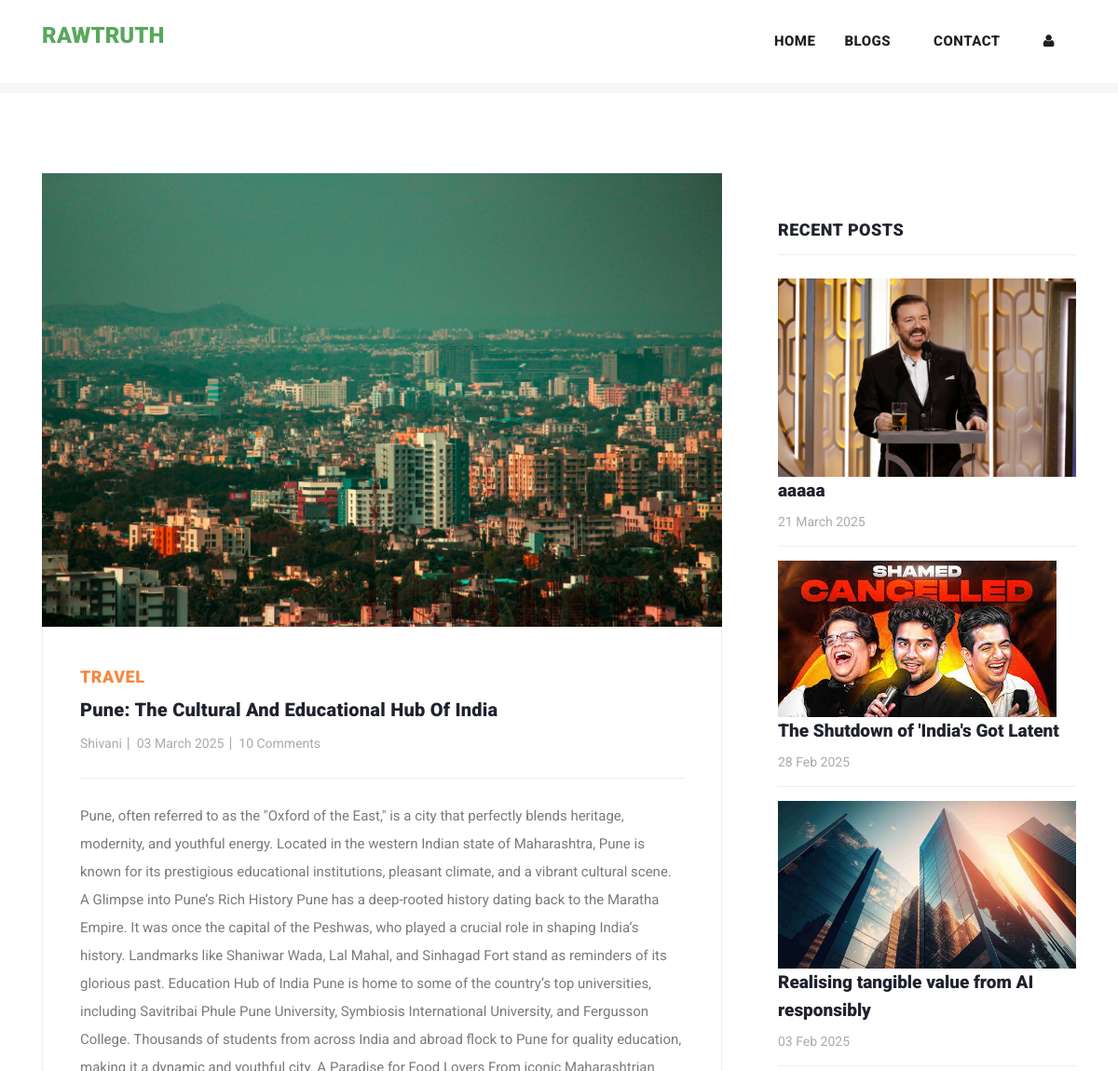
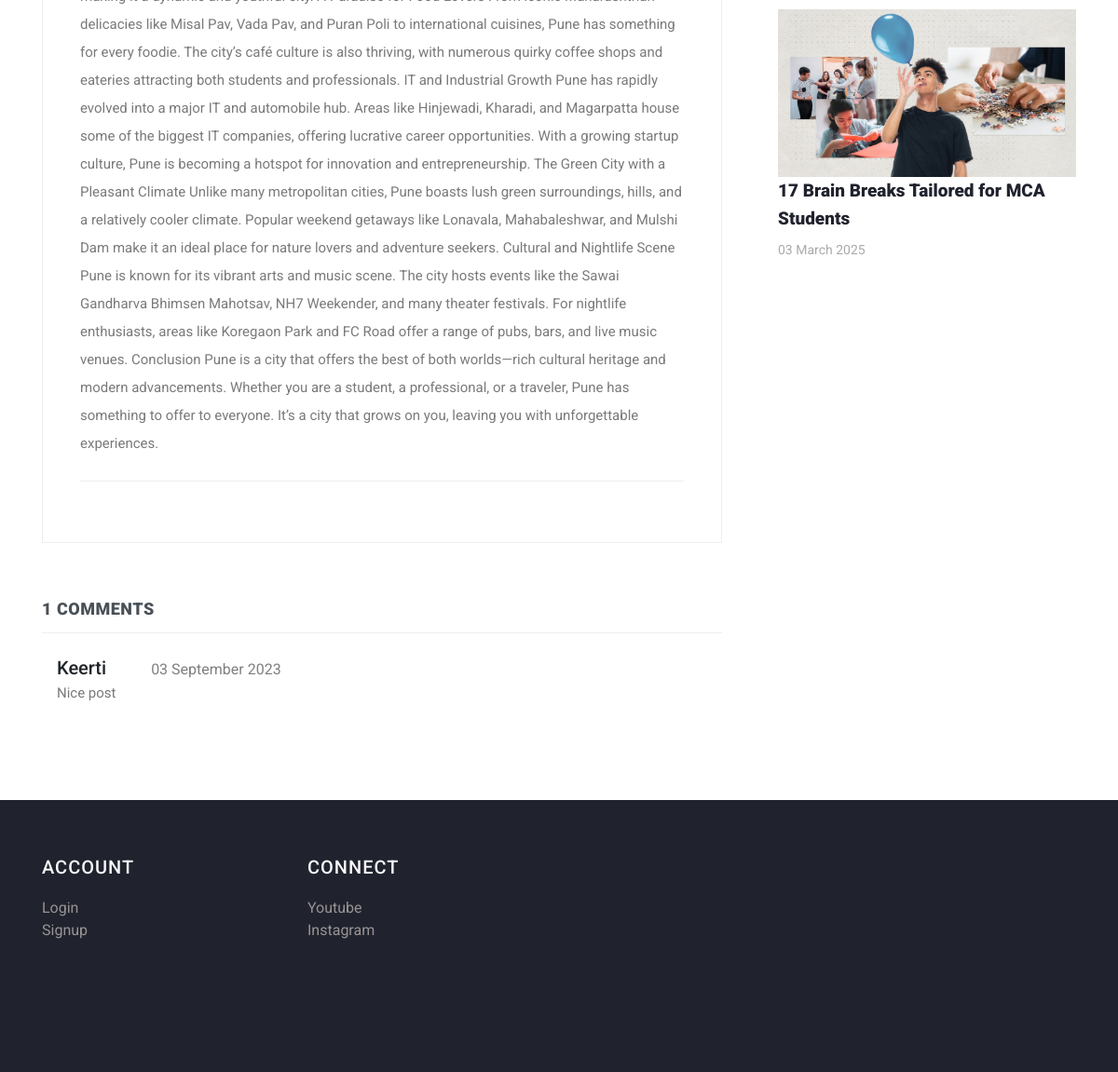
The page /post/18 on the database its author committed (2 pictures, top to bottom).
### myapp/models.py (models this page shows, shortened)
class Post(models.Model):
    postname = models.CharField(max_length=600)
    category = models.CharField(max_length=600)
    image = models.ImageField(upload_to='images/posts',blank=True,null=True)
    content = models.CharField(max_length=100000)
    time = models.CharField(default=time,max_length=100, blank=True)
    likes = models.IntegerField(null=True,blank=True,default=0)
    user = models.ForeignKey(User,on_delete=models.CASCADE)

class Comment(models.Model):
    content = models.CharField(max_length=200)
    time = models.CharField(default=time,max_length=100, blank=True)
    post = models.ForeignKey(Post,on_delete=models.CASCADE)
    user = models.ForeignKey(User,on_delete=models.CASCADE)

### myapp/views.py (the view)
# urls.py: path("post/<int:id>",views.post,name="post"),
def post(request,id):
    post = Post.objects.get(id=id)
    return render(request,"post-details.html",{
        "user":request.user,
        'post':Post.objects.get(id=id),
        'recent_posts':Post.objects.all().order_by("-id"),
        'media_url':settings.MEDIA_URL,
        'comments':Comment.objects.filter(post_id = post.id),
        'total_comments': len(Comment.objects.filter(post_id = post.id))
    })

### templates/post-details.html (shortened to what this page needs)
{% load static %}
<!DOCTYPE html>
<html lang="en">
  <head>
    <link href="https://cdn.jsdelivr.net/npm/bootstrap@5.3.0-alpha3/dist/css/bootstrap.min.css" rel="stylesheet">
    <link href="{% static 'vendor/bootstrap/css/bootstrap.min.css' %}" rel="stylesheet">
    <link rel="stylesheet" href="{% static 'assets/css/fontawesome.css' %}">
    <link rel="stylesheet" href="{% static 'assets/css/templatemo-stand-blog.css' %}">
    <link rel="stylesheet" href="{% static 'assets/css/owl.css' %}">
  </head>
  <body>
    {%include 'header.html'%}
    <section class="blog-posts grid-system">
      <div class="container">
        <div class="row">
          <div class="col-lg-8">
            <div class="all-blog-posts">
              <div class="row">
                <div class="col-lg-12">
                  <div class="blog-post">
                    <div class="blog-thumb">
                      <img src="{{media_url}}{{post.image}}" alt="post_image">
                    </div>
                    <div class="down-content">
                      <span>{{post.category}}</span>
                      <a><h4>{{post.postname}}</h4></a>
                      <ul class="post-info">
                        <li><a href="#">{{post.user}}</a></li>
                        <li><a href="#">{{post.time}}</a></li>
                        <li><a href="#">10 Comments</a></li>
                      </ul>
                      <p>{{post.content}}</p>
                    </div>
                  </div>
                </div>
                <div class="col-lg-12">
                  <div class="sidebar-item comments">
                    <div class="sidebar-heading">
                      <h2 class="text-dark-emphasis">{{total_comments}} comments</h2>
                    </div>
                    <div class="content">
                      <ul>
                        {% for comment in comments %}
                        <li style="display: block;">
                          <div class="ps-3">
                            <h5>{{comment.user}}<span class="small text-black-50 px-5 text-danger">{{comment.time}}</span>
                            </h5>
                            <p>{{comment.content}}</p>
                          </div>
                        </li>
                        {% endfor %}
                      </ul>
                    </div>
                  </div>
                </div>
              </div>
            </div>
          </div>
          <div class="col-lg-4">
            <div class="sidebar">
              <div class="row">
                <div class="col-lg-12">
                  <div class="sidebar-item recent-posts">
                    <div class="sidebar-heading">
                      <h2>Recent Posts</h2>
                    </div>
                    <div class="content">
                      <ul>
                        {% for post in recent_posts|slice:"0:4" %}
                        <li>
                          <img src="{{media_url}}{{post.image}}" class="img-fluid" alt="">
                          <a href="post-details.html">
                            <a href="{% url 'post' post.id %}" class="text-decoration-none text-dark"><h5>{{post.postname}}</h5></a>
                          <span>{{post.time}}</span>
                        </a></li>
                        {% endfor %}
                      </ul>
                    </div>
                  </div>
                </div>
              </div>
            </div>
          </div>
        </div>
      </div>
    </section>
   {% include "footer.html" %}
  </body>
</html>

### templates/header.html (shortened to what this page needs)
<header class="">
  <nav class="navbar navbar-expand-lg bg-white">
    <div class="container">
      <a class="navbar-brand" href="{% url 'index' %}">
        <h2><span style="color: rgb(88, 168, 93);">RawTruth</span></h2>
      </a>
      <div class="collapse navbar-collapse" id="navbarResponsive">
        <ul class="navbar-nav ml-auto">
          <li>
            <a class="nav-link" href="{% url 'index' %}">Home
            </a>
          </li>
          <li class="nav-item">
            <a class="nav-link" href="{% url 'blog' %}">Blogs</a>
          </li>
          <li class="nav-item">
            <a class="nav-link" href="{% url 'contact' %}">Contact</a>
          </li>
          {% if user.is_authenticated %}
          <li class="nav-item">
            <a class="nav-link" href="{% url 'create' %}">Create</a>
          </li>
          <li class="nav-item">
            <a class="nav-link" href="{% url 'profile' user.id %}">Profile</a>
          </li>
          <li class="nav-item">
            <a class="nav-link text-primary" href="{% url 'logout' %}">Logout</a>
          </li>
          {% else %}
          <li class="nav-item">
            <a class="nav-link" href="{% url 'signin' %}"><i class="fa fa-user"></i></a>
          </li>
          {% endif %}
        </ul>
      </div>
    </div>
  </nav>
</header>
<div class="main-banner header-text">
  <div class="container-fluid">
    <div class="owl-banner owl-carousel">
    </div>
  </div>
</div>

### templates/footer.html (shortened to what this page needs)
<footer>
  <div class="container">
    <div class="row">
      <div class="col-lg-3 col-md-6 col-sm-12">
        <h4 class="text-light">ACCOUNT</h4>
        <ul>
          <li><a href="{% url 'signin' %}">Login</a></li>
          <li><a href="{% url 'signup' %}">Signup</a></li>
        </ul>
      </div>
      <div class="col-lg-3 col-md-6 col-sm-12">
        <h4 class="text-light">CONNECT</h4>
        <ul>
          <li><a href="https://www.youtube.com/@abhishekdadhel29">Youtube</a></li>
          <li><a href="https://www.instagram.com/abhishek_dadhel/">Instagram</a></li>
        </ul>
      </div>
    </div>
  </div>
  <div class="container mt-5">
    <div class="row">
      <div class="col-lg-12">
        <div class="p-3">
        </div>
      </div>
    </div>
  </div>
</footer>

### static/assets/css/templatemo-stand-blog.css (style rules this page uses)
body { font-family: 'Roboto', sans-serif; overflow-x: hidden; text-rendering: optimizeLegibility; -webkit-font-smoothing: antialiased; -moz-osx-font-smoothing: grayscale; }
p { margin-bottom: 0px; font-size: 15px; font-weight: 400; color: #7a7a7a; line-height: 30px; }
a { text-decoration: none!important; }
ul { padding: 0; margin: 0; list-style: none; }
h1,h2,h3,h4,h5,h6 { margin: 0px; }
header { position: absolute; z-index: 99999; width: 100%; height: 100px; background-color: #f7f7f7; -webkit-transition: all 0.3s ease-in-out 0s; -moz-transition: all 0.3s ease-in-out 0s; -o-transition: all 0.3s ease-in-out 0s; transition: all 0.3s ease-in-out 0s; }
header .navbar { padding: 25px 0px; }
.navbar .navbar-brand { float: left; margin-top: -12px; outline: none; }
.navbar .navbar-brand h2 { color: #1e1e1e; text-transform: uppercase; font-size: 24px; font-weight: 900; -webkit-transition: all .3s ease 0s; -moz-transition: all .3s ease 0s; -o-transition: all .3s ease 0s; transition: all .3s ease 0s; }
#navbarResponsive { z-index: 999; }
.navbar-collapse { text-align: center; }
.navbar .navbar-nav .nav-item { margin: 0px 15px; }
.navbar .navbar-nav a.nav-link { text-transform: capitalize; font-size: 15px; font-weight: 800; text-transform: uppercase; letter-spacing: 0.5px; color: #1e1e1e; transition: all 0.3s; }
.main-banner .container-fluid { padding: 0px 10px; margin-bottom: -24px; }
.owl-banner { padding-top: 110px; }
.blog-posts { margin-top: 100px; }
.blog-posts .blog-post { margin-bottom: 30px; }
.blog-posts .blog-thumb img { width: 100%; overflow: hidden; }
.blog-posts .down-content { padding: 40px; border-right: 1px solid #eee; border-left: 1px solid #eee; border-bottom: 1px solid #eee; }
.blog-posts .down-content span { font-size: 18px; text-transform: uppercase; letter-spacing: 0.5px; font-weight: 900; color: #f48840; }
.blog-posts .down-content h4 { font-size: 24px; text-transform: capitalize; letter-spacing: 0.5px; font-weight: 900; color: #20232e; margin: 10px 0px 12px 0px; }
.blog-posts .down-content ul.post-info li { display: inline-block; margin-right: 8px; }
.blog-posts .down-content ul.post-info li:after { content: '|'; color: #aaa; margin-left: 8px; }
.blog-posts .down-content h4 { font-size: 20px; letter-spacing: 0.25px; }
.grid-system .down-content ul.post-info li { margin-right: 3px; }
.grid-system .down-content ul.post-info li:after { margin-left: 5px; }
.blog-posts .down-content ul.post-info li:last-child::after { display: none; }
.blog-posts .down-content ul.post-info li a { font-size: 14px; color: #aaa; font-weight: 400; transition: all .3s; }
.blog-posts .down-content p { padding: 25px 0px; margin: 25px 0px; border-top: 1px solid #eee; border-bottom: 1px solid #eee; }
.blog-posts .sidebar-heading h2 { font-size: 18px; text-transform: uppercase; font-weight: 900; letter-spacing: 0.5px; color: #20232e; border-bottom: 1px solid #eee; padding-bottom: 15px; margin-bottom: 25px; }
.blog-posts .comments { margin-top: 30px; }
.blog-posts .comments ul li { display: inline-block; margin-bottom: 20px; padding-bottom: 20px; border-bottom: 1px solid #eee; }
.blog-posts .comments ul li:last-child { margin-bottom: 0px; padding-bottom: 0px; border-bottom: none; }
.sidebar { margin-left: 30px; }
.sidebar .sidebar-item { margin-top: 50px; }
.sidebar .sidebar-heading h2 { font-size: 18px; text-transform: uppercase; font-weight: 900; letter-spacing: 0.5px; color: #20232e; border-bottom: 1px solid #eee; padding-bottom: 15px; margin-bottom: 25px; }
.sidebar .recent-posts ul li { margin-bottom: 15px; padding-bottom: 15px; border-bottom: 1px solid #eee; }
.sidebar .recent-posts ul li:last-child { margin-bottom: 0px; padding-bottom: 0px; border-bottom: none; }
.sidebar .recent-posts ul li h5 { font-size: 19px; font-weight: 900; color: #20232e; line-height: 30px; transition: all 0.3s; }
.sidebar .recent-posts ul li span { display: block; font-size: 14px; color: #aaa; margin-top: 8px; }
footer { margin-top: 100px; text-align: center; background-color: #20232e; padding: 60px 0px; }

### templates/footer.html (style rules this page uses)
h4 { text-align: left; color: #dfdada; letter-spacing: 1px; margin-bottom: 20px; font-size: 20px; }
li { text-decoration: none; text-align: left; }
li a { color: rgb(153, 147, 147); }

### rows shown on the page
Post: image (picture), category "TRAVEL", postname "Pune: The Cultural And Educational Hub Of India", user "Shivani", time "03 March 2025", content "Pune, often referred to as the \"Oxford of the East,\" is a city that perfectly blends heritage, modernity, and youthful energy. Located in the western Indian state of Maharashtra, Pune is known for its prestigious educational institutions, pleasant climate, and a vibrant cultural scene. A Glimpse into Pune’s Rich History Pune has a deep-rooted history dating back to the Maratha Empire. It was once the capital of the Peshwas, who played a crucial role in shaping India’s history. Landmarks like Shaniwar Wada, Lal Mahal, and Sinhagad Fort stand as reminders of its glorious past. Education Hub of India Pune is home to some of the country’s top universities, including Savitribai Phule Pune…"
Comment: user "Keerti", time "03 September 2023", content "Nice post"
Post: image (picture), postname "aaaaa", time "21 March 2025"
Post: image (picture), postname "The Shutdown of 'India's Got Latent", time "28 Feb 2025"
Post: image (picture), postname "Realising tangible value from AI responsibly", time "03 Feb 2025"
Post: image (picture), postname "17 Brain Breaks Tailored for MCA Students", time "03 March 2025"

### other values the page prints
{{ total_comments }} "1"
